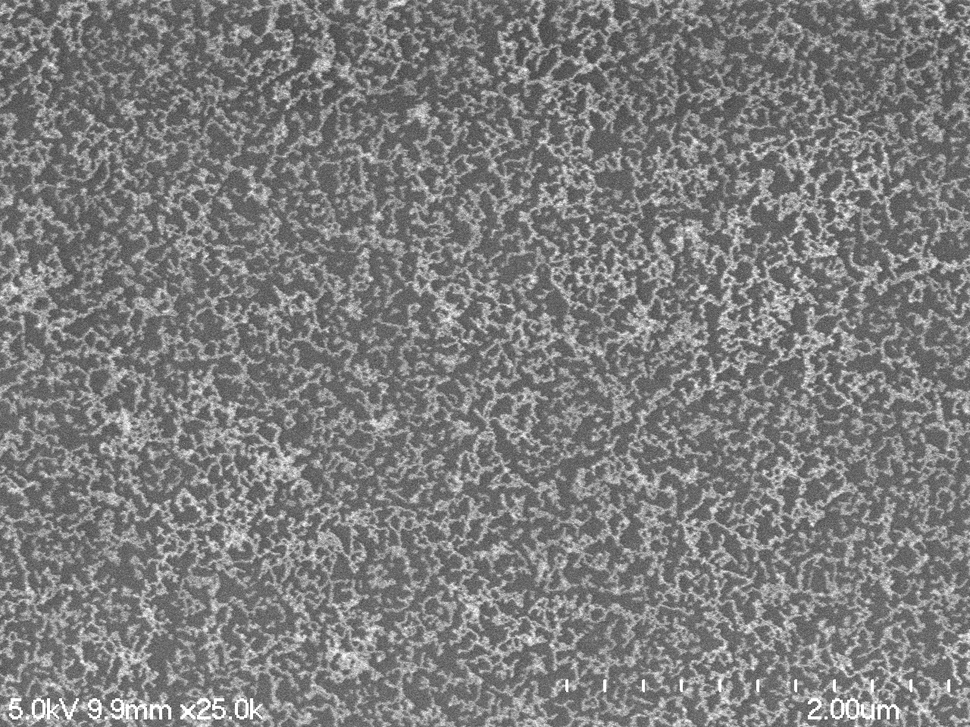
#> input picture meysenburg/ca35-01.tif, 970 x 727 px, shrunk from 1280 x 960 before the run
$ python NPConnect.py ca35-01.tif ca35-02.tif   (older library calls are emulated)
#> lines starting #> are read from the running program, lines starting #| are printed output that depends on the picture; after the words box and inside, x2 and y2 are one past the last pixel; in counts of white or black regions, pixels touching at a corner belong together; long printed decimals are rounded
#!/usr/bin/env python3
# -*- coding: utf-8 -*-
"""
Created on Fri May 19 13:06:43 2017

Program to determine the connectedness of the nanoparticles in a
SEM image

usage: python NPConnect <filename> <d|nd>

@author: Mark M. Meysenburg
"""

import cv2, sys, numpy as np

# get filename, blur kernel size
filename = sys.argv[1]
wantDisplay = sys.argv[2]

# read image as grayscale
image = cv2.imread(filename, cv2.IMREAD_GRAYSCALE)
#> image is the input picture: shape (727, 970); min 54, max 255, mean 125.4

# blur image
blurImage = cv2.GaussianBlur(image, (3, 3), 0)

# create bianry image via Otsu's thresholding method
(t, binaryImage) = cv2.threshold(image, 0, 255,
    cv2.THRESH_BINARY + cv2.THRESH_OTSU)
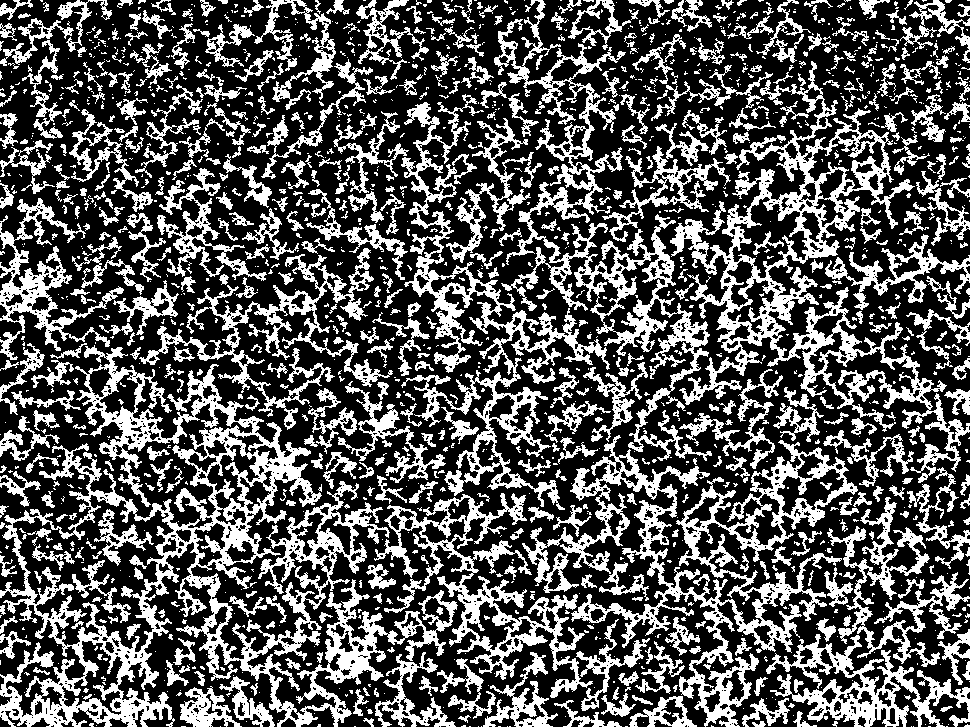
#> binaryImage: shape (727, 970); 34.3% white; 1553 white regions (991 under 20 px)
#> t = 134

# create binary image via edge detection
#binaryImage = cv2.Canny(image, 150, 210)

if wantDisplay == "d":
    cv2.namedWindow("binary", cv2.WINDOW_NORMAL)
    cv2.imshow("binary", binaryImage)
    cv2.waitKey(0)


# find contours in the image
(_, contours, _) = cv2.findContours(binaryImage,
    cv2.RETR_EXTERNAL, cv2.CHAIN_APPROX_NONE)
#> contours = 1476 contours, 1085 with area under 20; largest, box (x1, y1, x2, y2) and area: (0, 345, 458, 727) 59250, (670, 61, 970, 483) 29630, (522, 435, 858, 727) 21816, (494, 0, 712, 461) 15612, (401, 94, 610, 510) 12408

# determine average length of the contours in the image
contourLengths = []
for c in contours:
    contourLengths.append(len(c))
#> this loop made 1476 passes
#> c on passes 1 to 3: [[946, 726], [947, 726]], [[928, 726], [929, 726], [930, 726], [929, 726]], [[913, 726]]
#> after the loop, contourLengths = 1476 values, max 10908 at index 546, min 1 at index 2, mean 71.14
averageContourLength = np.mean(contourLengths)
#> averageContourLength = 71.14

# output average contour length
print(filename, t, len(contours), averageContourLength, sep=",")
#| ca35-01.tif,134.0,1476,71.138

$ run again, on meysenburg/ca35-03.tif
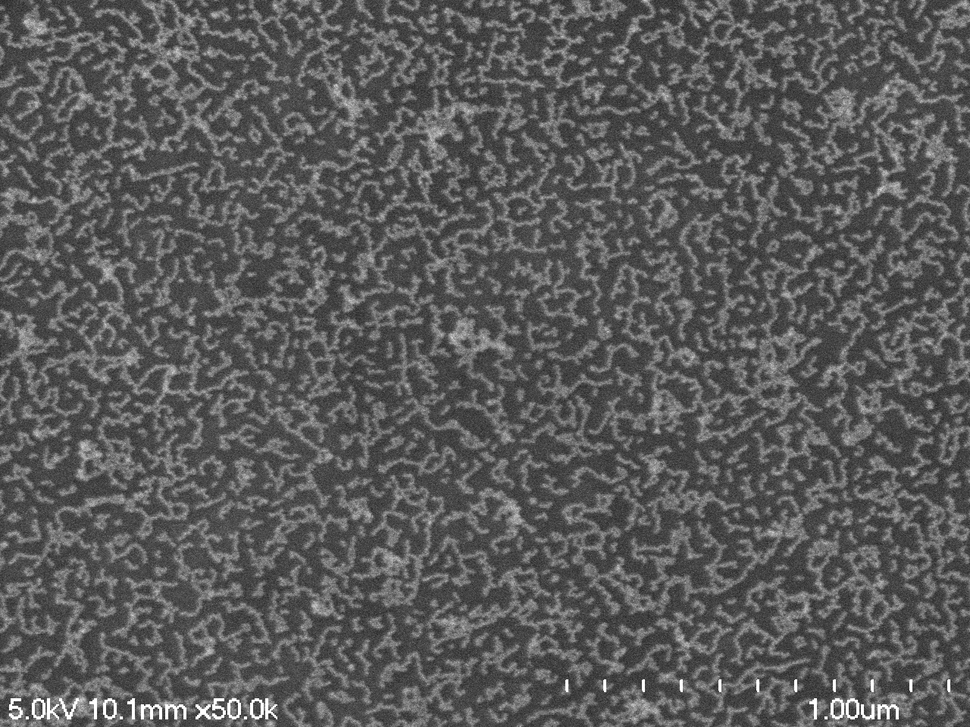
#> input picture meysenburg/ca35-03.tif, 970 x 727 px, shrunk from 1280 x 960 before the run
#> image is the input picture: shape (727, 970); min 14, max 255, mean 90.7
#> `(t, binaryImage) = cv2.threshold(image, 0, 255, cv2.THRESH_BINARY + cv..`:
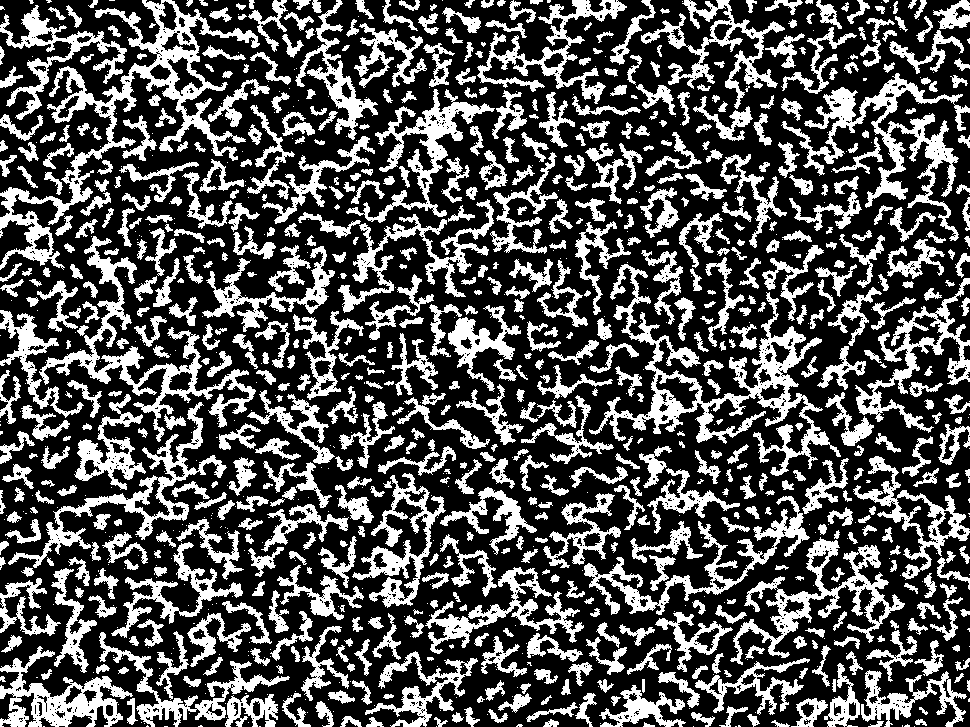
#> binaryImage: shape (727, 970); 33% white; 1238 white regions (547 under 20 px)
#> t = 99
#> contours = 1229 contours, 592 with area under 20; largest, box (x1, y1, x2, y2) and area: (0, 0, 260, 270) 10410, (589, 264, 841, 476) 9383, (781, 73, 970, 241) 5568, (39, 236, 256, 442) 5348, (730, 537, 905, 665) 4748
#> the loop `for c in contours:` made 1229 passes
#> c on passes 1 to 3: [[914, 726]], [[735, 726], [736, 726]], [[693, 726]]
#> after the loop `for c in contours:`: contourLengths = 1229 values, max 2988 at index 780, min 1 at index 0, mean 74.16
#> averageContourLength = 74.16
#| ca35-03.tif,99.0,1229,74.163

$ run again, on meysenburg/ca35-04.tif
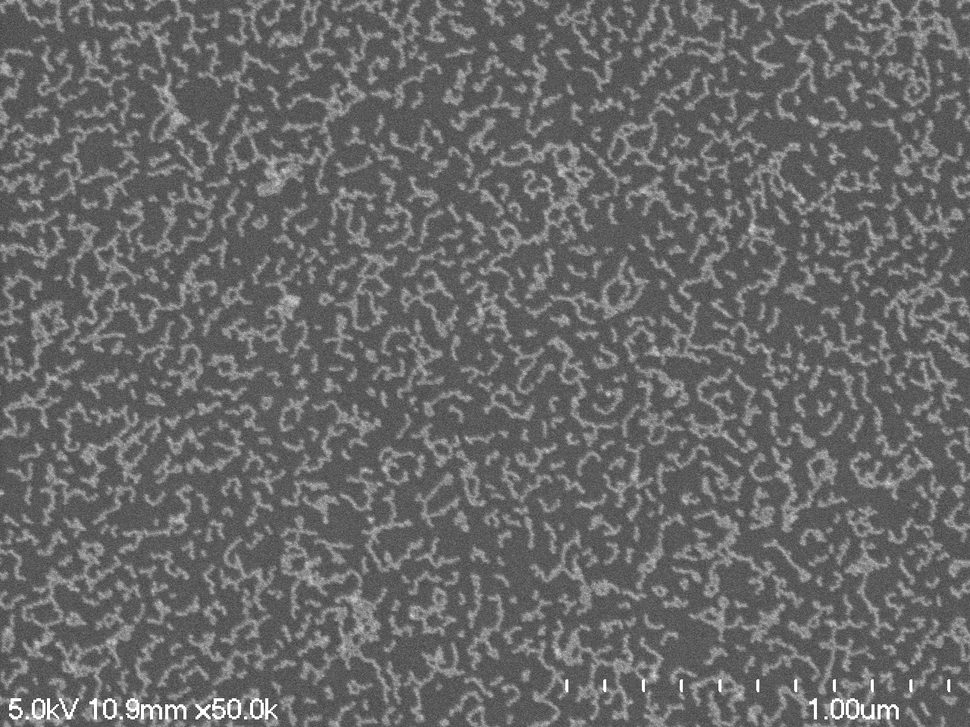
#> input picture meysenburg/ca35-04.tif, 970 x 727 px, shrunk from 1280 x 960 before the run
#> image is the input picture: shape (727, 970); min 42, max 255, mean 104.9
#> `(t, binaryImage) = cv2.threshold(image, 0, 255, cv2.THRESH_BINARY + cv..`:
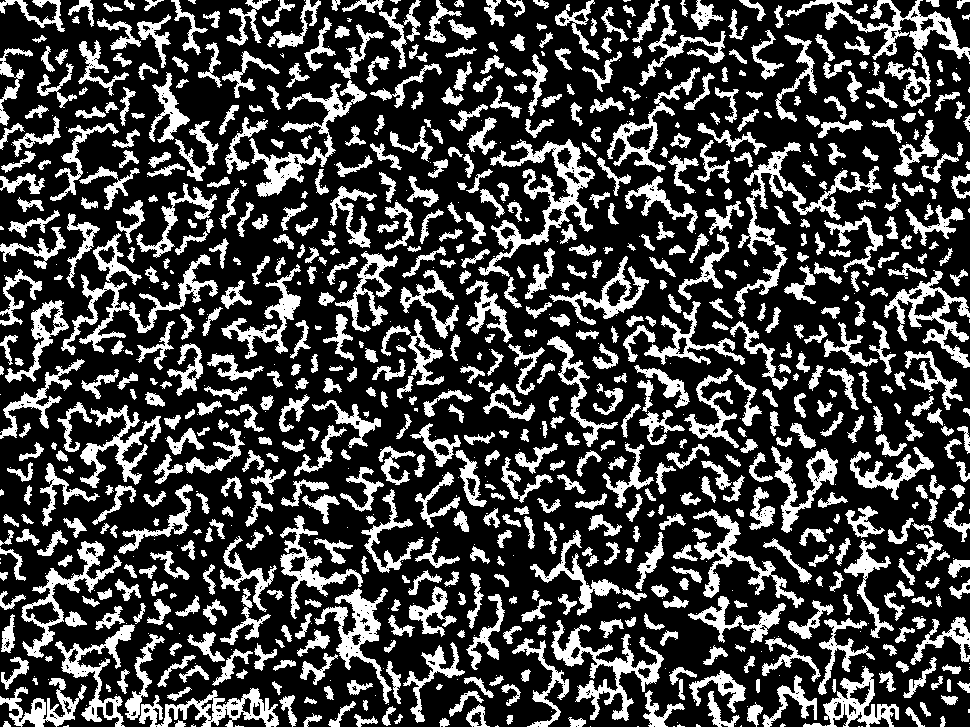
#> binaryImage: shape (727, 970); 27.3% white; 1058 white regions (337 under 20 px)
#> t = 115
#> contours = 1053 contours, 361 with area under 20; largest, box (x1, y1, x2, y2) and area: (478, 139, 595, 277) 3614, (551, 620, 664, 721) 2608, (249, 80, 367, 197) 2490, (884, 270, 970, 368) 2413, (785, 0, 970, 61) 2395
#> the loop `for c in contours:` made 1053 passes
#> c on passes 1 to 3: [[861, 726], [862, 726]], [[858, 726], [859, 726]], [[673, 726], [674, 726]]
#> after the loop `for c in contours:`: contourLengths = 1053 values, max 1085 at index 849, min 1 at index 4, mean 73.78
#> averageContourLength = 73.78
#| ca35-04.tif,115.0,1053,73.777
